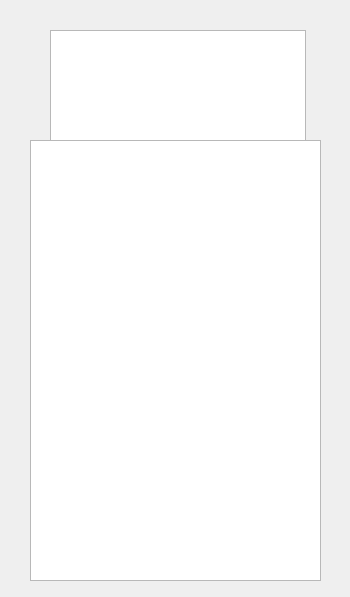
<?xml version="1.0" encoding="UTF-8"?>
<ui version="4.0">
 <class>ChooseRoom</class>
 <widget class="QDialog" name="ChooseRoom">
  <property name="geometry">
   <rect>
    <x>0</x>
    <y>0</y>
    <width>350</width>
    <height>597</height>
   </rect>
  </property>
  <property name="windowTitle">
   <string>Dialog</string>
  </property>
  <widget class="QListWidget" name="dateWidget">
   <property name="geometry">
    <rect>
     <x>50</x>
     <y>30</y>
     <width>256</width>
     <height>111</height>
    </rect>
   </property>
   <property name="dragEnabled">
    <bool>false</bool>
   </property>
   <property name="selectionMode">
    <enum>QAbstractItemView::NoSelection</enum>
   </property>
   <property name="sortingEnabled">
    <bool>false</bool>
   </property>
  </widget>
  <widget class="QListWidget" name="roomWidget">
   <property name="geometry">
    <rect>
     <x>30</x>
     <y>140</y>
     <width>291</width>
     <height>441</height>
    </rect>
   </property>
   <property name="selectionMode">
    <enum>QAbstractItemView::NoSelection</enum>
   </property>
  </widget>
 </widget>
 <resources/>
 <connections/>
</ui>
